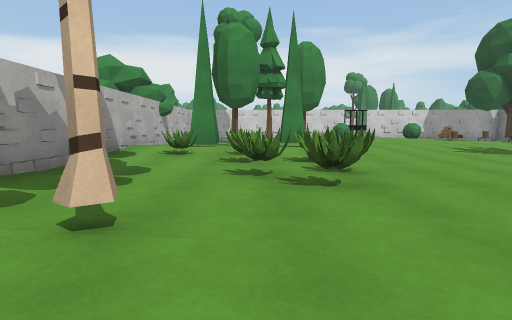
View 1 (above)

12 first-person views from a walk through a Unity game level. The camera is 1.2 m above the floor, tilts 6° down and sees 80° across. The floor is counted in squares, 2 m on a side. Each view is taken from the middle of a square. On the plan, view 1 faces up. The plan holds only what a view shows up to about 9 squares ahead; the rest is blank. The place goes on beyond the plan. The player character is not drawn. Some animated figures are not drawn. Some surface patterns are stand-ins.

View 2
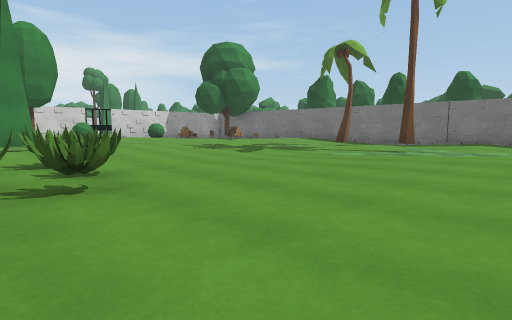

View 3
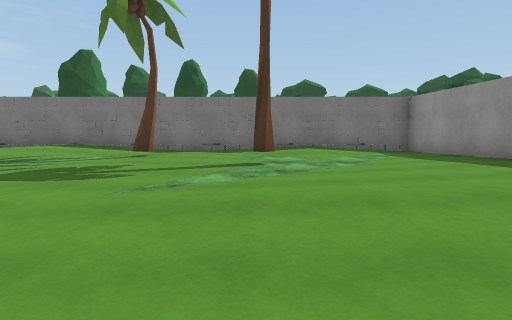

View 4
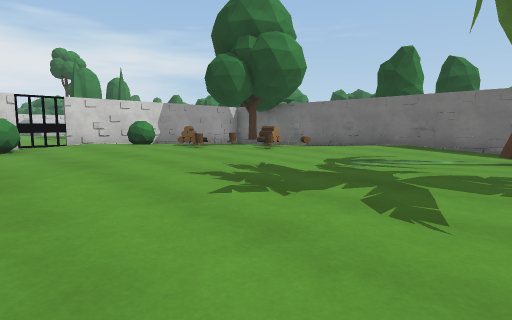

View 5
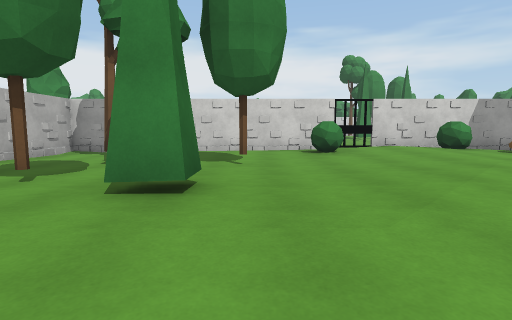

View 6
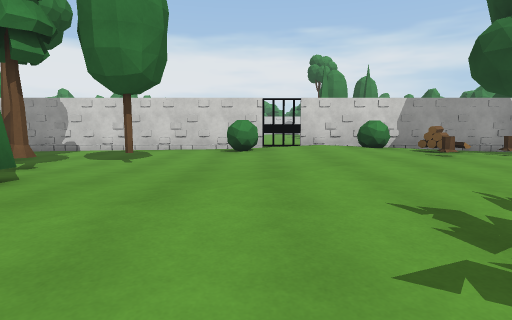

View 7
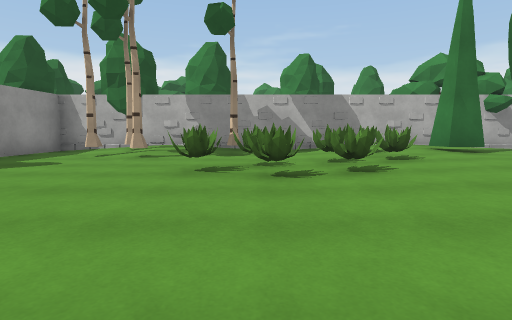

View 8
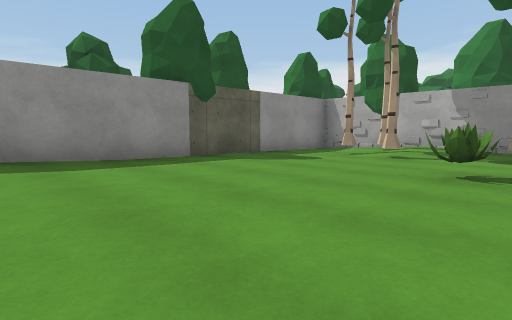

View 9
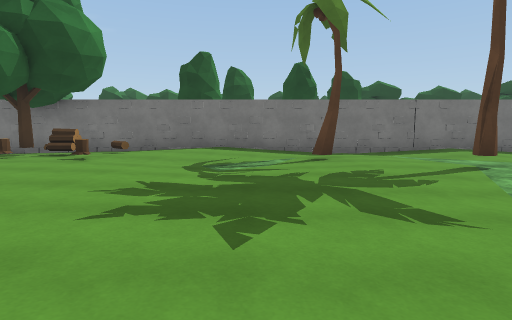

View 10
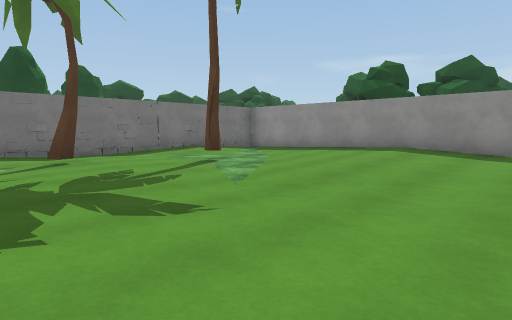

View 11
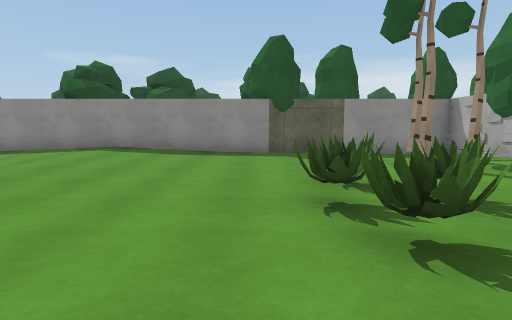

View 12
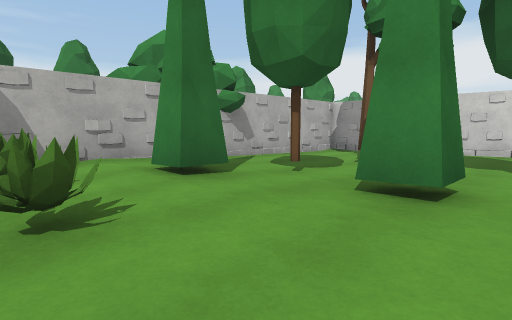

### Floor plan
Key: @ floor where view 1 was taken; # wall or solid block; x gap in a wall; . main floor; : floor 0.25 m higher than the main floor; / step, stairs or slope; ^ raised ledge; T tree; B bush; P palm tree; G gate; S stump.
Columns run from 3 left of view 1 to 12 right of it. Each row starts with its distance up from view 1.
 15 #######xG######
 14 #......:::^:   #
 13 #......^::##:T.#
 12 #.T....::::SS#.#
 11 #..T.T.::::::#.#
 10 #......:::::S/:#
  9 #:T.#::::::.//:#
  8 #:#::::::..../:#
  7 #::::::......//#
  6 #/BB.........P/#
  5 #..BB........P.#
  4 #T.BB..........#
  3 #...B......#P./#
  2 #.T..........//#
  1 TTT.....::..../#
  0 #..@....:::.../#
 -1 ################

Positions as (right, up) in squares from view 1, and headings:
1: (0, 0), facing up
2: (0, 0), facing up-right
3: (3, 3), facing right
4: (3, 5), facing up-right
5: (2, 6), facing up
6: (4, 6), facing up
7: (5, 4), facing left
8: (5, 4), facing down-left
9: (3, 7), facing right
10: (3, 7), facing down-right
11: (2, 7), facing down
12: (2, 6), facing up-left
